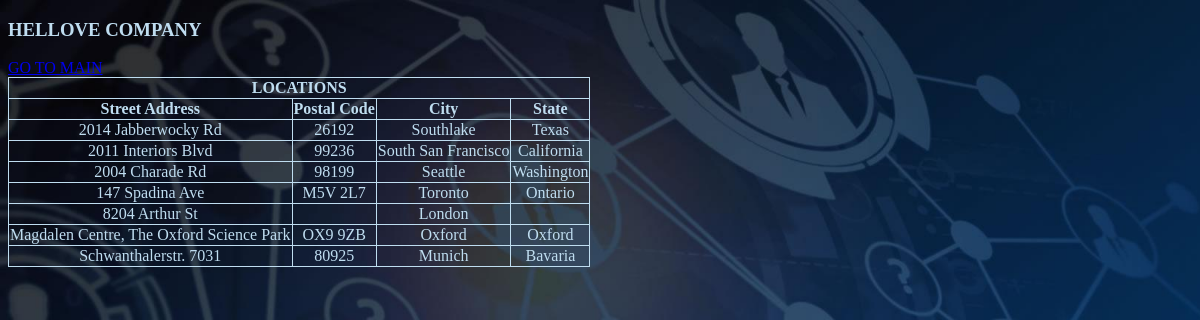
The page /views/locations.php on the database its author committed.
### tables this page shows
CREATE TABLE `locations` (
  `location_id` int(11) NOT NULL,
  `street_address` varchar(40) DEFAULT NULL,
  `postal_code` varchar(12) DEFAULT NULL,
  `city` varchar(30) NOT NULL,
  `state_province` varchar(25) DEFAULT NULL,
  `country_id` char(2) NOT NULL
);

### views/locations.php (the view)
<?php include $_SERVER['DOCUMENT_ROOT'].'/php_sql/templates/header.php';?>
<?php include_once '../model/con.php';
$queryLocation = $db->query("select * from locations");
$locations = $queryLocation->fetchAll(PDO::FETCH_OBJ);
?>
<div><a href="index.php" class="links">GO TO MAIN</a></div>
<div>
    <table>
        <tr>
            <th colspan="4">LOCATIONS</th>
        </tr>
        <tr>
            <th>Street Address</th>
            <th>Postal Code</th>
            <th>City</th>
            <th>State</th>
        </tr>
        <tbody>
            <?php foreach ($locations as $data){?>
            <tr>
                <td><?php echo $data->street_address;?></td>
                <td><?php echo $data->postal_code;?></td>
                <td><?php echo $data->city;?></td>
                <td><?php echo $data->state_province;?></td>
            </tr>
        </tbody>
        <?php }?>
    </table>
</div>

### style/style.css (style rules this page uses)
html { height: 100%; }
body { background-image: url(images/hr_bg.jpg); background-repeat: no-repeat; background-size: cover; background-attachment: fixed; }
table { border-collapse: collapse; }
table, th, td { border: 1px solid; color: rgb(191, 221, 240); }
td { text-align: center; }

### rows shown on the page
locations: street_address "2014 Jabberwocky Rd", postal_code "26192", city "Southlake", state_province "Texas"
locations: street_address "2011 Interiors Blvd", postal_code "99236", city "South San Francisco", state_province "California"
locations: street_address "2004 Charade Rd", postal_code "98199", city "Seattle", state_province "Washington"
locations: street_address "147 Spadina Ave", postal_code "M5V 2L7", city "Toronto", state_province "Ontario"
locations: street_address "8204 Arthur St", city "London"
locations: street_address "Magdalen Centre, The Oxford Science Park", postal_code "OX9 9ZB", city "Oxford", state_province "Oxford"
locations: street_address "Schwanthalerstr. 7031", postal_code "80925", city "Munich", state_province "Bavaria"
